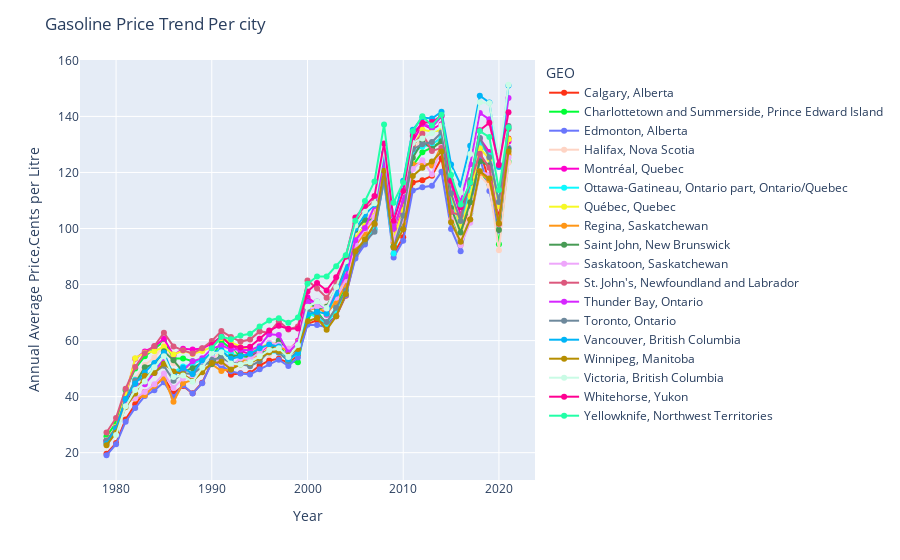

The code cell stored with this chart in its notebook:
### Code cell
fig=px.line(price_bycity,
           x='Year',y='Value',
           color='GEO',color_discrete_sequence=px.colors.qualitative.Light24)
fig.update_traces(mode='markers+lines')
fig.update_layout(
    title='Gasoline Price Trend Per city',
    xaxis_title='Year',
    yaxis_title='Annual Average Price,Cents per Litre')
fig.show()

### Figure 1 — Plotly figure (JSON) as saved in the notebook; plotly's stock layout.template omitted (floating-point values rounded to 4 significant figures)
{"data": [{"hovertemplate": "GEO=Calgary, Alberta<br>Year=%{x}<br>Value=%{y}<extra></extra>", "legendgroup": "Calgary, Alberta", "line": {"color": "#FD3216", "dash": "solid"}, "marker": {"symbol": "circle"}, "mode": "markers+lines", "name": "Calgary, Alberta", "orientation": "v", "showlegend": true, "type": "scatter", "x": [1979, 1980, 1981, 1982, 1983, 1984, 1985, 1986, 1987, 1988, 1989, 1990, 1991, 1992, 1993, 1994, 1995, 1996, 1997, 1998, 1999, 2000, 2001, 2002, 2003, 2004, 2005, 2006, 2007, 2008, 2009, 2010, 2011, 2012, 2013, 2014, 2015, 2016, 2017, 2018, 2019, 2020, 2021], "xaxis": "x", "y": [19.61, 23.42, 31.85, 37.24, 41.66, 43.71, 46.71, 41.22, 43.78, 41.19, 44.98, 52.32, 51.24, 47.79, 48.3, 48.45, 51.08, 52.9, 53.54, 52.03, 54.92, 65.96, 67.26, 65.93, 68.66, 76.03, 90.08, 95.03, 101.4, 118.2, 90.86, 96.91, 116.4, 117.2, 118.8, 125.1, 104.8, 96.62, 108.9, 128.1, 116.3, 104.0, 132.1], "yaxis": "y"}, {"hovertemplate": "GEO=Charlottetown and Summerside, Prince Edward Island<br>Year=%{x}<br>Value=%{y}<extra></extra>", "legendgroup": "Charlottetown and Summerside, Prince Edward Island", "line": {"color": "#00FE35", "dash": "solid"}, "marker": {"symbol": "circle"}, "mode": "markers+lines", "name": "Charlottetown and Summerside, Prince Edward Island", "orientation": "v", "showlegend": true, "type": "scatter", "x": [1979, 1980, 1981, 1982, 1983, 1984, 1985, 1986, 1987, 1988, 1989, 1990, 1991, 1992, 1993, 1994, 1995, 1996, 1997, 1998, 1999, 2000, 2001, 2002, 2003, 2004, 2005, 2006, 2007, 2008, 2009, 2010, 2011, 2012, 2013, 2014, 2015, 2016, 2017, 2018, 2019, 2020, 2021], "xaxis": "x", "y": [25.82, 30.64, 42.28, 50.07, 54.38, 57.18, 59.76, 53.62, 53.65, 52.65, 52.71, 53.86, 59.8, 57.14, 54.43, 53.81, 57.43, 57.82, 59.24, 52.6, 52.27, 68.41, 70.33, 65.95, 71.68, 80.09, 95.4, 101.8, 103.4, 120.1, 93.7, 102.7, 122.5, 127.2, 128.9, 131.3, 105.1, 95.99, 105.3, 120.5, 115.8, 94.42, 123.8], "yaxis": "y"}, {"hovertemplate": "GEO=Edmonton, Alberta<br>Year=%{x}<br>Value=%{y}<extra></extra>", "legendgroup": "Edmonton, Alberta", "line": {"color": "#6A76FC", "dash": "solid"}, "marker": {"symbol": "circle"}, "mode": "markers+lines", "name": "Edmonton, Alberta", "orientation": "v", "showlegend": true, "type": "scatter", "x": [1979, 1980, 1981, 1982, 1983, 1984, 1985, 1986, 1987, 1988, 1989, 1990, 1991, 1992, 1993, 1994, 1995, 1996, 1997, 1998, 1999, 2000, 2001, 2002, 2003, 2004, 2005, 2006, 2007, 2008, 2009, 2010, 2011, 2012, 2013, 2014, 2015, 2016, 2017, 2018, 2019, 2020, 2021], "xaxis": "x", "y": [19.08, 23.02, 31.06, 35.97, 40.2, 42.24, 45.13, 39.88, 44.05, 41.13, 44.75, 52.28, 50.83, 49.07, 48.22, 47.91, 49.76, 51.61, 53.19, 50.93, 54, 65.68, 65.57, 64.76, 68.96, 76.19, 89.28, 94.33, 99.94, 116.9, 89.61, 95.64, 113.5, 114.7, 115.2, 120.3, 99.82, 91.91, 106.2, 125.2, 113.4, 99.21, 128.8], "yaxis": "y"}, {"hovertemplate": "GEO=Halifax, Nova Scotia<br>Year=%{x}<br>Value=%{y}<extra></extra>", "legendgroup": "Halifax, Nova Scotia", "line": {"color": "#FED4C4", "dash": "solid"}, "marker": {"symbol": "circle"}, "mode": "markers+lines", "name": "Halifax, Nova Scotia", "orientation": "v", "showlegend": true, "type": "scatter", "x": [1979, 1980, 1981, 1982, 1983, 1984, 1985, 1986, 1987, 1988, 1989, 1990, 1991, 1992, 1993, 1994, 1995, 1996, 1997, 1998, 1999, 2000, 2001, 2002, 2003, 2004, 2005, 2006, 2007, 2008, 2009, 2010, 2011, 2012, 2013, 2014, 2015, 2016, 2017, 2018, 2019, 2020, 2021], "xaxis": "x", "y": [24.52, 28.86, 37.8, 46.38, 51.28, 53.93, 58.49, 51.92, 50.25, 50.32, 50.92, 52.39, 57.08, 57.42, 52.71, 52.76, 54.3, 55.02, 60.06, 57.21, 59.5, 75.25, 72.94, 72.37, 78.06, 86.41, 98.72, 103.8, 106.1, 121.9, 95.81, 106.6, 127.2, 132.7, 129.7, 132.8, 106.0, 96.61, 106.0, 118.9, 115.2, 92.2, 123.5], "yaxis": "y"}, {"hovertemplate": "GEO=Montréal, Quebec<br>Year=%{x}<br>Value=%{y}<extra></extra>", "legendgroup": "Montréal, Quebec", "line": {"color": "#FE00CE", "dash": "solid"}, "marker": {"symbol": "circle"}, "mode": "markers+lines", "name": "Montréal, Quebec", "orientation": "v", "showlegend": true, "type": "scatter", "x": [1979, 1980, 1981, 1982, 1983, 1984, 1985, 1986, 1987, 1988, 1989, 1990, 1991, 1992, 1993, 1994, 1995, 1996, 1997, 1998, 1999, 2000, 2001, 2002, 2003, 2004, 2005, 2006, 2007, 2008, 2009, 2010, 2011, 2012, 2013, 2014, 2015, 2016, 2017, 2018, 2019, 2020, 2021], "xaxis": "x", "y": [23.86, 28.98, 40.2, 53.48, 56.13, 57.88, 60.68, 54.76, 57.08, 56.83, 57.17, 58.87, 61.48, 58.35, 56.36, 55.1, 55.83, 58.26, 59.23, 56.23, 59.97, 75.46, 72.77, 69.23, 74.95, 83.26, 95.89, 100.4, 103.8, 124.8, 97.25, 107.6, 130.9, 137.2, 135.5, 137.2, 115.9, 104.8, 115.3, 132.2, 127.3, 108.3, 131.0], "yaxis": "y"}, {"hovertemplate": "GEO=Ottawa-Gatineau, Ontario part, Ontario/Quebec<br>Year=%{x}<br>Value=%{y}<extra></extra>", "legendgroup": "Ottawa-Gatineau, Ontario part, Ontario/Quebec", "line": {"color": "#0DF9FF", "dash": "solid"}, "marker": {"symbol": "circle"}, "mode": "markers+lines", "name": "Ottawa-Gatineau, Ontario part, Ontario/Quebec", "orientation": "v", "showlegend": true, "type": "scatter", "x": [1979, 1980, 1981, 1982, 1983, 1984, 1985, 1986, 1987, 1988, 1989, 1990, 1991, 1992, 1993, 1994, 1995, 1996, 1997, 1998, 1999, 2000, 2001, 2002, 2003, 2004, 2005, 2006, 2007, 2008, 2009, 2010, 2011, 2012, 2013, 2014, 2015, 2016, 2017, 2018, 2019, 2020, 2021], "xaxis": "x", "y": [23.95, 28.83, 38.71, 46.05, 46.69, 49.93, 53.38, 48.84, 50.72, 51.6, 53.24, 54.94, 56.76, 55.37, 53.96, 52.76, 53.56, 55.77, 55.87, 52.7, 55.56, 69.79, 68.31, 65.96, 70.74, 77.93, 91.13, 95.47, 99.75, 117.5, 91.11, 103.6, 127.2, 129.2, 130.1, 132.4, 110.1, 100.8, 114.9, 130.3, 126.1, 109.6, 135.8], "yaxis": "y"}, {"hovertemplate": "GEO=Québec, Quebec<br>Year=%{x}<br>Value=%{y}<extra></extra>", "legendgroup": "Québec, Quebec", "line": {"color": "#F6F926", "dash": "solid"}, "marker": {"symbol": "circle"}, "mode": "markers+lines", "name": "Québec, Quebec", "orientation": "v", "showlegend": true, "type": "scatter", "x": [1979, 1980, 1981, 1982, 1983, 1984, 1985, 1986, 1987, 1988, 1989, 1990, 1991, 1992, 1993, 1994, 1995, 1996, 1997, 1998, 1999, 2000, 2001, 2002, 2003, 2004, 2005, 2006, 2007, 2008, 2009, 2010, 2011, 2012, 2013, 2014, 2015, 2016, 2017, 2018, 2019, 2020, 2021], "xaxis": "x", "y": [24.09, 29.27, 40.46, 53.73, 55.69, 56.2, 57.82, 55.01, 56.41, 55.23, 56.26, 57.75, 60.95, 59.43, 57.64, 56.33, 57.2, 59.12, 58.82, 55.7, 59.44, 71.89, 72.58, 69.54, 75.42, 83.78, 96.66, 101.1, 104.6, 124.5, 96.72, 106.6, 129, 135.2, 134.7, 135.0, 112.1, 100.2, 111.6, 128.6, 124.8, 107.9, 131.9], "yaxis": "y"}, {"hovertemplate": "GEO=Regina, Saskatchewan<br>Year=%{x}<br>Value=%{y}<extra></extra>", "legendgroup": "Regina, Saskatchewan", "line": {"color": "#FF9616", "dash": "solid"}, "marker": {"symbol": "circle"}, "mode": "markers+lines", "name": "Regina, Saskatchewan", "orientation": "v", "showlegend": true, "type": "scatter", "x": [1979, 1980, 1981, 1982, 1983, 1984, 1985, 1986, 1987, 1988, 1989, 1990, 1991, 1992, 1993, 1994, 1995, 1996, 1997, 1998, 1999, 2000, 2001, 2002, 2003, 2004, 2005, 2006, 2007, 2008, 2009, 2010, 2011, 2012, 2013, 2014, 2015, 2016, 2017, 2018, 2019, 2020, 2021], "xaxis": "x", "y": [23.47, 27.88, 38.04, 39.2, 40.48, 43.85, 46.72, 38.2, 44.78, 46.02, 49.5, 51.56, 49.13, 49.9, 52.6, 53.73, 54.95, 57.05, 58, 56.1, 59.16, 70.68, 71.83, 69.75, 73.8, 80.01, 93.92, 98.39, 103.9, 121.9, 94.91, 102.0, 123.0, 123.3, 122.5, 129.4, 103.2, 94.21, 103.1, 119.9, 117.2, 101.8, 126.4], "yaxis": "y"}, {"hovertemplate": "GEO=Saint John, New Brunswick<br>Year=%{x}<br>Value=%{y}<extra></extra>", "legendgroup": "Saint John, New Brunswick", "line": {"color": "#479B55", "dash": "solid"}, "marker": {"symbol": "circle"}, "mode": "markers+lines", "name": "Saint John, New Brunswick", "orientation": "v", "showlegend": true, "type": "scatter", "x": [1979, 1980, 1981, 1982, 1983, 1984, 1985, 1986, 1987, 1988, 1989, 1990, 1991, 1992, 1993, 1994, 1995, 1996, 1997, 1998, 1999, 2000, 2001, 2002, 2003, 2004, 2005, 2006, 2007, 2008, 2009, 2010, 2011, 2012, 2013, 2014, 2015, 2016, 2017, 2018, 2019, 2020, 2021], "xaxis": "x", "y": [24.38, 27.98, 37.46, 44.75, 50.5, 51.68, 56.15, 52.95, 48.83, 50.17, 52.18, 51.62, 54.97, 54.27, 54.97, 54.22, 55.78, 56, 60.02, 56.57, 59.02, 73.93, 71.33, 72.07, 78.73, 86.62, 99.44, 103.2, 103.1, 120.2, 93.66, 103.1, 125.2, 131.1, 128.5, 131.1, 107.3, 98.6, 109.4, 124.0, 122.6, 99.44, 128.3], "yaxis": "y"}, {"hovertemplate": "GEO=Saskatoon, Saskatchewan<br>Year=%{x}<br>Value=%{y}<extra></extra>", "legendgroup": "Saskatoon, Saskatchewan", "line": {"color": "#EEA6FB", "dash": "solid"}, "marker": {"symbol": "circle"}, "mode": "markers+lines", "name": "Saskatoon, Saskatchewan", "orientation": "v", "showlegend": true, "type": "scatter", "x": [1979, 1980, 1981, 1982, 1983, 1984, 1985, 1986, 1987, 1988, 1989, 1990, 1991, 1992, 1993, 1994, 1995, 1996, 1997, 1998, 1999, 2000, 2001, 2002, 2003, 2004, 2005, 2006, 2007, 2008, 2009, 2010, 2011, 2012, 2013, 2014, 2015, 2016, 2017, 2018, 2019, 2020, 2021], "xaxis": "x", "y": [23.92, 28.23, 37.62, 39.38, 41.65, 44.38, 48.22, 43.09, 46.51, 47.19, 51.95, 54.45, 52, 50.81, 53.68, 53.41, 55.8, 59.24, 58.52, 57.07, 59.07, 70.91, 72.25, 71.59, 75.28, 81.6, 94.41, 99.78, 104.1, 120.8, 95.95, 103.0, 121.2, 124.3, 119.4, 129.1, 103.1, 94.02, 102.1, 120.3, 119.2, 101.5, 125.4], "yaxis": "y"}, {"hovertemplate": "GEO=St. John's, Newfoundland and Labrador<br>Year=%{x}<br>Value=%{y}<extra></extra>", "legendgroup": "St. John's, Newfoundland and Labrador", "line": {"color": "#DC587D", "dash": "solid"}, "marker": {"symbol": "circle"}, "mode": "markers+lines", "name": "St. John's, Newfoundland and Labrador", "orientation": "v", "showlegend": true, "type": "scatter", "x": [1979, 1980, 1981, 1982, 1983, 1984, 1985, 1986, 1987, 1988, 1989, 1990, 1991, 1992, 1993, 1994, 1995, 1996, 1997, 1998, 1999, 2000, 2001, 2002, 2003, 2004, 2005, 2006, 2007, 2008, 2009, 2010, 2011, 2012, 2013, 2014, 2015, 2016, 2017, 2018, 2019, 2020, 2021], "xaxis": "x", "y": [27.22, 32.4, 42.82, 50.58, 55.48, 58.07, 62.84, 57.92, 56.52, 55.42, 57.28, 59.87, 63.39, 61.3, 59.64, 60.38, 63.28, 62.76, 66.9, 63.96, 65.03, 81.46, 78.62, 75.28, 80.7, 89.28, 101.8, 107.0, 110.0, 126.5, 99.98, 109.9, 129.7, 133.8, 127.7, 128.7, 105.8, 104.7, 116.4, 126.7, 121.7, 101.6, 135.5], "yaxis": "y"}, {"hovertemplate": "GEO=Thunder Bay, Ontario<br>Year=%{x}<br>Value=%{y}<extra></extra>", "legendgroup": "Thunder Bay, Ontario", "line": {"color": "#D626FF", "dash": "solid"}, "marker": {"symbol": "circle"}, "mode": "markers+lines", "name": "Thunder Bay, Ontario", "orientation": "v", "showlegend": true, "type": "scatter", "x": [1979, 1980, 1981, 1982, 1983, 1984, 1985, 1986, 1987, 1988, 1989, 1990, 1991, 1992, 1993, 1994, 1995, 1996, 1997, 1998, 1999, 2000, 2001, 2002, 2003, 2004, 2005, 2006, 2007, 2008, 2009, 2010, 2011, 2012, 2013, 2014, 2015, 2016, 2017, 2018, 2019, 2020, 2021], "xaxis": "x", "y": [24.15, 28.64, 38.63, 44.5, 44.43, 48.46, 53.67, 48.11, 49.35, 52.62, 53.72, 57.05, 58.29, 56.86, 56.75, 56.56, 57.99, 62.3, 61.97, 55.72, 59.23, 73.73, 73.95, 71.04, 77.6, 83, 95.81, 100.2, 108, 123.6, 99.95, 110.5, 134.1, 137.5, 136.0, 140.0, 117.1, 109.6, 122.9, 141.2, 138.9, 122.8, 146.5], "yaxis": "y"}, {"hovertemplate": "GEO=Toronto, Ontario<br>Year=%{x}<br>Value=%{y}<extra></extra>", "legendgroup": "Toronto, Ontario", "line": {"color": "#6E899C", "dash": "solid"}, "marker": {"symbol": "circle"}, "mode": "markers+lines", "name": "Toronto, Ontario", "orientation": "v", "showlegend": true, "type": "scatter", "x": [1979, 1980, 1981, 1982, 1983, 1984, 1985, 1986, 1987, 1988, 1989, 1990, 1991, 1992, 1993, 1994, 1995, 1996, 1997, 1998, 1999, 2000, 2001, 2002, 2003, 2004, 2005, 2006, 2007, 2008, 2009, 2010, 2011, 2012, 2013, 2014, 2015, 2016, 2017, 2018, 2019, 2020, 2021], "xaxis": "x", "y": [24.18, 29, 39.1, 45.76, 46.43, 48.64, 50.98, 45.7, 48.38, 48.08, 50.57, 53.16, 53.83, 52.12, 51.62, 50.87, 52.65, 56.24, 55.65, 52.74, 56.63, 70.96, 69.29, 66.64, 71.73, 77.83, 90.99, 95.35, 98.86, 117.5, 93.12, 104.6, 128.3, 130.1, 130.8, 134.3, 112.5, 102.7, 117.3, 132.3, 125.4, 109.5, 136.6], "yaxis": "y"}, {"hovertemplate": "GEO=Vancouver, British Columbia<br>Year=%{x}<br>Value=%{y}<extra></extra>", "legendgroup": "Vancouver, British Columbia", "line": {"color": "#00B5F7", "dash": "solid"}, "marker": {"symbol": "circle"}, "mode": "markers+lines", "name": "Vancouver, British Columbia", "orientation": "v", "showlegend": true, "type": "scatter", "x": [1979, 1980, 1981, 1982, 1983, 1984, 1985, 1986, 1987, 1988, 1989, 1990, 1991, 1992, 1993, 1994, 1995, 1996, 1997, 1998, 1999, 2000, 2001, 2002, 2003, 2004, 2005, 2006, 2007, 2008, 2009, 2010, 2011, 2012, 2013, 2014, 2015, 2016, 2017, 2018, 2019, 2020, 2021], "xaxis": "x", "y": [23.21, 28.42, 39.16, 44.66, 48.64, 51.98, 55.69, 47.32, 50.32, 48.11, 52.91, 55.7, 56.55, 53.49, 54.43, 55.29, 57.27, 58.63, 57.88, 53.35, 55.58, 69.32, 70.29, 69.57, 76.67, 85.76, 99.98, 104.9, 108.5, 127.1, 103.2, 117.0, 135.2, 139.6, 139.3, 141.7, 122.9, 115.6, 129.5, 147.4, 145.0, 121.9, 151.0], "yaxis": "y"}, {"hovertemplate": "GEO=Winnipeg, Manitoba<br>Year=%{x}<br>Value=%{y}<extra></extra>", "legendgroup": "Winnipeg, Manitoba", "line": {"color": "#B68E00", "dash": "solid"}, "marker": {"symbol": "circle"}, "mode": "markers+lines", "name": "Winnipeg, Manitoba", "orientation": "v", "showlegend": true, "type": "scatter", "x": [1979, 1980, 1981, 1982, 1983, 1984, 1985, 1986, 1987, 1988, 1989, 1990, 1991, 1992, 1993, 1994, 1995, 1996, 1997, 1998, 1999, 2000, 2001, 2002, 2003, 2004, 2005, 2006, 2007, 2008, 2009, 2010, 2011, 2012, 2013, 2014, 2015, 2016, 2017, 2018, 2019, 2020, 2021], "xaxis": "x", "y": [22.62, 27.22, 36.32, 41.12, 47.47, 48.47, 51.77, 48.99, 47.99, 45.61, 48.69, 51.96, 52.47, 49.72, 51.5, 52.01, 53.78, 55.87, 56.27, 54.78, 57.02, 66.92, 68.06, 63.87, 68.7, 76.64, 91.88, 96.13, 101.7, 120.7, 93.28, 99.77, 118.7, 121.7, 123.9, 127.5, 102.2, 95.25, 103.2, 120.4, 117.8, 101.8, 127.5], "yaxis": "y"}, {"hovertemplate": "GEO=Victoria, British Columbia<br>Year=%{x}<br>Value=%{y}<extra></extra>", "legendgroup": "Victoria, British Columbia", "line": {"color": "#C9FBE5", "dash": "solid"}, "marker": {"symbol": "circle"}, "mode": "markers+lines", "name": "Victoria, British Columbia", "orientation": "v", "showlegend": true, "type": "scatter", "x": [1980, 1981, 1982, 1983, 1984, 1985, 1986, 1987, 1988, 1989, 1990, 1991, 1992, 1993, 1994, 1995, 1996, 1997, 1998, 1999, 2000, 2001, 2002, 2003, 2004, 2005, 2006, 2007, 2008, 2009, 2010, 2011, 2012, 2013, 2014, 2015, 2016, 2017, 2018, 2019, 2020, 2021], "xaxis": "x", "y": [26.32, 36.54, 42.37, 45.37, 50.48, 54.38, 46.97, 47.52, 45.28, 50.39, 55.54, 55.84, 51.79, 51.45, 52.24, 54.37, 56.67, 57.25, 54.11, 58.4, 72.07, 73.94, 71.49, 79.09, 88.28, 101.1, 106.2, 109.0, 128.4, 102.9, 113.2, 130.5, 132.1, 134.0, 136.8, 120.1, 112.8, 126.6, 145.1, 144.8, 125.6, 151.3], "yaxis": "y"}, {"hovertemplate": "GEO=Whitehorse, Yukon<br>Year=%{x}<br>Value=%{y}<extra></extra>", "legendgroup": "Whitehorse, Yukon", "line": {"color": "#FF0092", "dash": "solid"}, "marker": {"symbol": "circle"}, "mode": "markers+lines", "name": "Whitehorse, Yukon", "orientation": "v", "showlegend": true, "type": "scatter", "x": [1990, 1991, 1992, 1993, 1994, 1995, 1996, 1997, 1998, 1999, 2000, 2001, 2002, 2003, 2004, 2005, 2006, 2007, 2008, 2009, 2010, 2011, 2012, 2013, 2014, 2015, 2016, 2017, 2018, 2019, 2020, 2021], "xaxis": "x", "y": [58.42, 61.48, 58.29, 57.5, 57.81, 60.66, 63.6, 65.26, 64.23, 64.33, 77.48, 80.54, 77.9, 82.58, 89.93, 103.9, 108.0, 111.6, 130.4, 102.8, 113.4, 133.0, 137.7, 138.0, 140.3, 117.0, 107.5, 116.2, 135.0, 137.7, 122.6, 141.5], "yaxis": "y"}, {"hovertemplate": "GEO=Yellowknife, Northwest Territories<br>Year=%{x}<br>Value=%{y}<extra></extra>", "legendgroup": "Yellowknife, Northwest Territories", "line": {"color": "#22FFA7", "dash": "solid"}, "marker": {"symbol": "circle"}, "mode": "markers+lines", "name": "Yellowknife, Northwest Territories", "orientation": "v", "showlegend": true, "type": "scatter", "x": [1990, 1991, 1992, 1993, 1994, 1995, 1996, 1997, 1998, 1999, 2000, 2001, 2002, 2003, 2004, 2005, 2006, 2007, 2008, 2009, 2010, 2011, 2012, 2013, 2014, 2015, 2016, 2017, 2018, 2019, 2020, 2021], "xaxis": "x", "y": [57.3, 61.37, 60.49, 61.83, 62.41, 65.06, 67.15, 68, 66.34, 68.24, 80.27, 82.91, 82.9, 86.57, 90.45, 102.8, 109.8, 116.8, 137.1, 109.2, 116.4, 134.7, 140.1, 136.8, 140.6, 119.1, 108.5, 116.3, 134.8, 132.6, 113.8, 136.1], "yaxis": "y"}], "layout": {"autosize": true, "legend": {"title": {"text": "GEO"}, "tracegroupgap": 0}, "margin": {"t": 60}, "title": {"text": "Gasoline Price Trend Per city"}, "xaxis": {"anchor": "y", "autorange": true, "domain": [0, 1], "range": [1976.0, 2024.0], "title": {"text": "Year"}, "type": "linear"}, "yaxis": {"anchor": "x", "autorange": true, "domain": [0, 1], "range": [9.705, 160.7], "title": {"text": "Annual Average Price,Cents per Litre"}, "type": "linear"}}}
